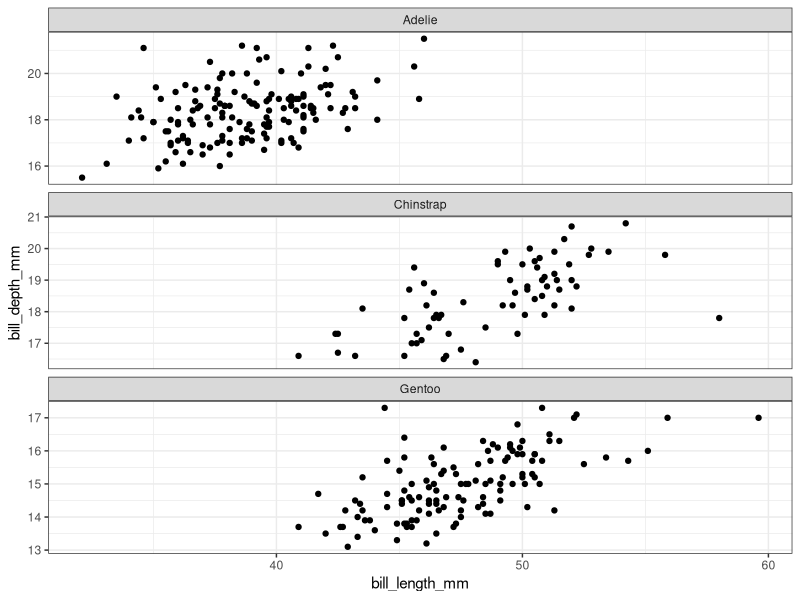

R code for this plot:
## ---- chunk 1
knitr::opts_chunk$set(echo = TRUE,
                      message=FALSE,
                      warning=FALSE)
## ---- chunk 2
library(palmerpenguins)
library(here)
library(tidyverse)
## ---- chunk 3
glimpse(penguins)
## ---- chunk 4
penguins %>%
  ggplot(aes(x=bill_length_mm,
             y=bill_depth_mm))+ 
  geom_point()+
  facet_wrap(~species, scales = "free_y", ncol = 1) +
  theme_bw()
